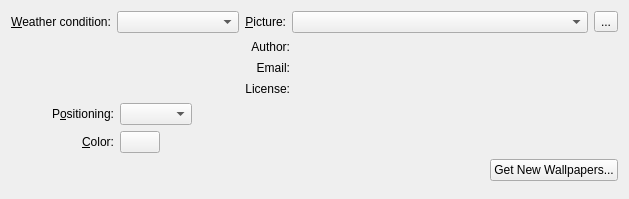
<?xml version="1.0" encoding="UTF-8"?>
<ui version="4.0">
 <class>weatherAdvanced</class>
 <widget class="QWidget" name="weatherAdvanced">
  <property name="geometry">
   <rect>
    <x>0</x>
    <y>0</y>
    <width>629</width>
    <height>199</height>
   </rect>
  </property>
  <layout class="QGridLayout" name="gridLayout_2">
   <item row="0" column="0" colspan="2">
    <layout class="QHBoxLayout" name="horizontalLayout_4">
     <item>
      <widget class="QLabel" name="label_2">
       <property name="text">
        <string>&amp;Weather condition:</string>
       </property>
       <property name="buddy">
        <cstring>m_conditionCombo</cstring>
       </property>
      </widget>
     </item>
     <item>
      <widget class="QComboBox" name="m_conditionCombo">
       <property name="sizePolicy">
        <sizepolicy hsizetype="Preferred" vsizetype="Fixed">
         <horstretch>1</horstretch>
         <verstretch>1</verstretch>
        </sizepolicy>
       </property>
      </widget>
     </item>
    </layout>
   </item>
   <item row="0" column="2">
    <widget class="QLabel" name="label_3">
     <property name="text">
      <string>&amp;Picture:</string>
     </property>
     <property name="alignment">
      <set>Qt::AlignRight|Qt::AlignTrailing|Qt::AlignVCenter</set>
     </property>
     <property name="buddy">
      <cstring>m_wallpaperView</cstring>
     </property>
    </widget>
   </item>
   <item row="0" column="3">
    <widget class="QComboBox" name="m_wallpaperView">
     <property name="sizePolicy">
      <sizepolicy hsizetype="Preferred" vsizetype="Fixed">
       <horstretch>1</horstretch>
       <verstretch>1</verstretch>
      </sizepolicy>
     </property>
    </widget>
   </item>
   <item row="0" column="4">
    <widget class="QToolButton" name="m_pictureUrlButton">
     <property name="toolTip">
      <string>Browse</string>
     </property>
     <property name="text">
      <string>...</string>
     </property>
    </widget>
   </item>
   <item row="1" column="0" colspan="2">
    <spacer name="horizontalSpacer_2">
     <property name="orientation">
      <enum>Qt::Horizontal</enum>
     </property>
     <property name="sizeHint" stdset="0">
      <size>
       <width>244</width>
       <height>58</height>
      </size>
     </property>
    </spacer>
   </item>
   <item row="1" column="2" colspan="2">
    <layout class="QGridLayout" name="gridLayout">
     <item row="0" column="0">
      <widget class="QLabel" name="m_authorLabel">
       <property name="text">
        <string>Author:</string>
       </property>
       <property name="alignment">
        <set>Qt::AlignRight|Qt::AlignTrailing|Qt::AlignVCenter</set>
       </property>
      </widget>
     </item>
     <item row="0" column="1">
      <widget class="QLabel" name="m_authorLine">
       <property name="sizePolicy">
        <sizepolicy hsizetype="Preferred" vsizetype="Fixed">
         <horstretch>1</horstretch>
         <verstretch>0</verstretch>
        </sizepolicy>
       </property>
       <property name="text">
        <string/>
       </property>
      </widget>
     </item>
     <item row="1" column="0">
      <widget class="QLabel" name="m_emailLabel">
       <property name="text">
        <string>Email:</string>
       </property>
       <property name="alignment">
        <set>Qt::AlignRight|Qt::AlignTrailing|Qt::AlignVCenter</set>
       </property>
      </widget>
     </item>
     <item row="1" column="1">
      <widget class="QLabel" name="m_emailLine">
       <property name="sizePolicy">
        <sizepolicy hsizetype="Preferred" vsizetype="Fixed">
         <horstretch>0</horstretch>
         <verstretch>0</verstretch>
        </sizepolicy>
       </property>
       <property name="text">
        <string/>
       </property>
      </widget>
     </item>
     <item row="2" column="0">
      <widget class="QLabel" name="m_licenseLabel">
       <property name="text">
        <string>License:</string>
       </property>
       <property name="alignment">
        <set>Qt::AlignRight|Qt::AlignTop|Qt::AlignTrailing</set>
       </property>
      </widget>
     </item>
     <item row="2" column="1">
      <widget class="QLabel" name="m_licenseLine">
       <property name="sizePolicy">
        <sizepolicy hsizetype="Preferred" vsizetype="Fixed">
         <horstretch>1</horstretch>
         <verstretch>0</verstretch>
        </sizepolicy>
       </property>
       <property name="text">
        <string/>
       </property>
       <property name="alignment">
        <set>Qt::AlignLeading|Qt::AlignLeft|Qt::AlignTop</set>
       </property>
      </widget>
     </item>
    </layout>
   </item>
   <item row="2" column="0">
    <widget class="QLabel" name="label_4">
     <property name="text">
      <string>P&amp;ositioning:</string>
     </property>
     <property name="alignment">
      <set>Qt::AlignRight|Qt::AlignTrailing|Qt::AlignVCenter</set>
     </property>
     <property name="buddy">
      <cstring>m_resizeMethod</cstring>
     </property>
    </widget>
   </item>
   <item row="2" column="1" colspan="4">
    <layout class="QHBoxLayout" name="horizontalLayout">
     <item>
      <widget class="QComboBox" name="m_resizeMethod">
       <property name="sizePolicy">
        <sizepolicy hsizetype="Preferred" vsizetype="Fixed">
         <horstretch>0</horstretch>
         <verstretch>0</verstretch>
        </sizepolicy>
       </property>
      </widget>
     </item>
     <item>
      <spacer name="spacer_2">
       <property name="orientation">
        <enum>Qt::Horizontal</enum>
       </property>
       <property name="sizeHint" stdset="0">
        <size>
         <width>187</width>
         <height>17</height>
        </size>
       </property>
      </spacer>
     </item>
    </layout>
   </item>
   <item row="3" column="0">
    <widget class="QLabel" name="label_5">
     <property name="text">
      <string>&amp;Color:</string>
     </property>
     <property name="alignment">
      <set>Qt::AlignRight|Qt::AlignTrailing|Qt::AlignVCenter</set>
     </property>
     <property name="buddy">
      <cstring>m_color</cstring>
     </property>
    </widget>
   </item>
   <item row="3" column="1" colspan="4">
    <layout class="QHBoxLayout" name="horizontalLayout_2">
     <item>
      <widget class="KColorButton" name="m_color">
       <property name="sizePolicy">
        <sizepolicy hsizetype="Minimum" vsizetype="Fixed">
         <horstretch>0</horstretch>
         <verstretch>0</verstretch>
        </sizepolicy>
       </property>
       <property name="color">
        <color>
         <red>70</red>
         <green>90</green>
         <blue>130</blue>
        </color>
       </property>
       <property name="defaultColor">
        <color>
         <red>70</red>
         <green>90</green>
         <blue>130</blue>
        </color>
       </property>
      </widget>
     </item>
     <item>
      <spacer name="spacer">
       <property name="orientation">
        <enum>Qt::Horizontal</enum>
       </property>
       <property name="sizeHint" stdset="0">
        <size>
         <width>40</width>
         <height>20</height>
        </size>
       </property>
      </spacer>
     </item>
    </layout>
   </item>
   <item row="4" column="1" colspan="4">
    <layout class="QHBoxLayout" name="horizontalLayout_3">
     <item>
      <spacer name="horizontalSpacer">
       <property name="orientation">
        <enum>Qt::Horizontal</enum>
       </property>
       <property name="sizeHint" stdset="0">
        <size>
         <width>40</width>
         <height>20</height>
        </size>
       </property>
      </spacer>
     </item>
     <item>
      <widget class="QPushButton" name="m_newStuff">
       <property name="toolTip">
        <string>Download new wallpapers</string>
       </property>
       <property name="text">
        <string>Get New Wallpapers...</string>
       </property>
      </widget>
     </item>
    </layout>
   </item>
   <item row="5" column="1" colspan="3">
    <spacer name="verticalSpacer_2">
     <property name="orientation">
      <enum>Qt::Vertical</enum>
     </property>
     <property name="sizeHint" stdset="0">
      <size>
       <width>468</width>
       <height>100</height>
      </size>
     </property>
    </spacer>
   </item>
  </layout>
 </widget>
 <customwidgets>
  <customwidget>
   <class>KColorButton</class>
   <extends>QPushButton</extends>
   <header>kcolorbutton.h</header>
  </customwidget>
 </customwidgets>
 <resources/>
 <connections/>
</ui>
